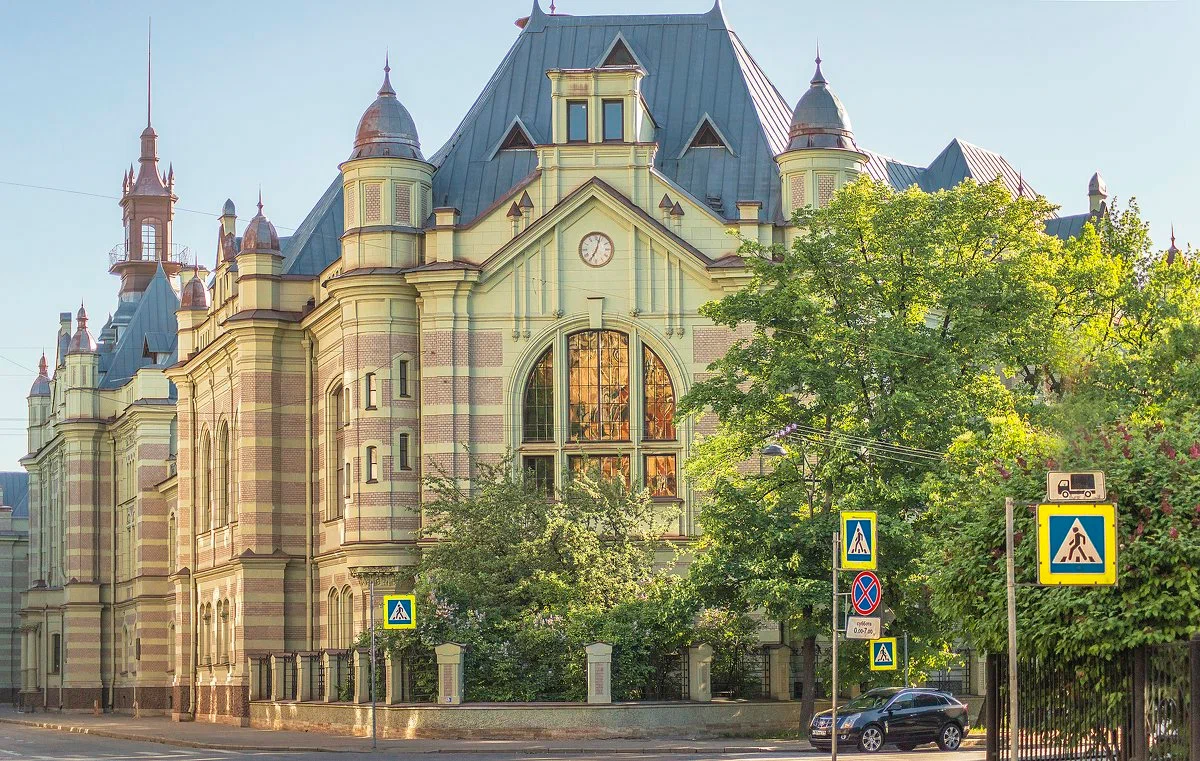
#> input picture kmeans-image-clustering-exercise_9/img1.png, 1200 x 761 px
$ python main_image.py
#> lines starting #> are read from the running program, lines starting #| are printed output that depends on the picture; after the words box and inside, x2 and y2 are one past the last pixel; in counts of white or black regions, pixels touching at a corner belong together
import numpy as np
import matplotlib.pyplot as plt
from PIL import Image

def kmeans_segmentation(image_array, n_clusters, max_iter=100):

    pixels = image_array.reshape(-1, image_array.shape[-1]).astype(np.float32)

    np.random.seed(42)
    centroids = pixels[np.random.choice(pixels.shape[0], n_clusters, replace=False)]

    for _ in range(max_iter):
        distances = np.linalg.norm(pixels[:, np.newaxis] - centroids, axis=2)
        labels = np.argmin(distances, axis=1)

        new_centroids = np.array([pixels[labels == k].mean(axis=0) for k in range(n_clusters)])

        if np.allclose(centroids, new_centroids):
            break

        centroids = new_centroids

    segmented_pixels = centroids[labels].astype(np.uint8)
    segmented_image = segmented_pixels.reshape(image_array.shape)

    return segmented_image, labels.reshape(image_array.shape[:2])

def apply_mask(image_array, mask):
    masked_image = np.zeros_like(image_array)
    for channel in range(image_array.shape[2]):
        masked_image[..., channel] = image_array[..., channel] * mask
    return masked_image

def main():
    # Load the input image
    image_path = "img1.png"
    original_image = Image.open(image_path)
#> original_image is the input picture: PIL image 1200x761 RGB; mean R, G, B 145.3, 148, 122.7
    image_array = np.array(original_image)

    n_clusters = 4

    segmented_image, cluster_mask = kmeans_segmentation(image_array, n_clusters)
#> in kmeans_segmentation, `centroids = pixels[np.random.choice(pixels.shape[0], n_clusters, repla..`: centroids = [[255, 227, 196], [255, 226, 198], [206, 199, 158], [62, 58, 11]]

    cluster_masks = []
    for i in range(n_clusters):
        mask = (cluster_mask == i).astype(np.uint8)
        cluster_masks.append(mask)
#> this loop made 4 passes
#> pass 1, in main, `mask = (cluster_mask == i).astype(np.uint8)`:
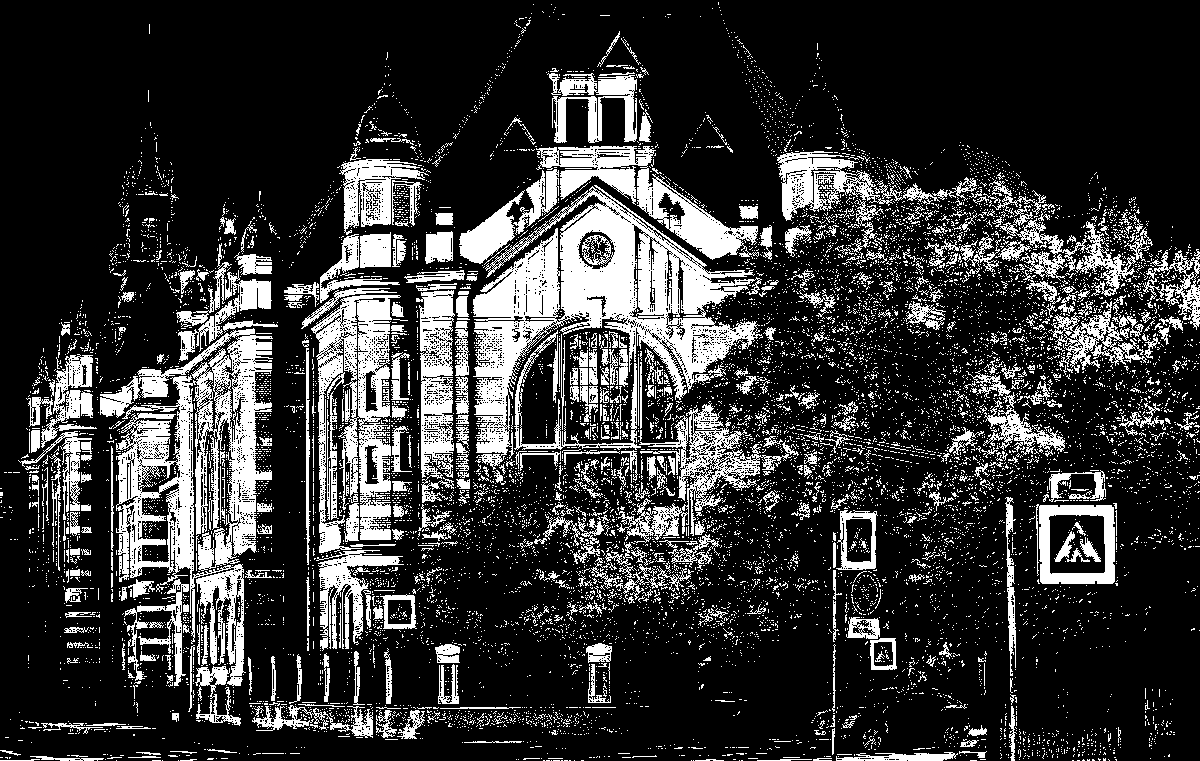
#> mask: shape (761, 1200); values 0 (black) and 1 (white), 21% white; 11291 white regions (10757 under 20 px), largest, box (x1, y1, x2, y2) and area: (473, 185, 763, 470) 27206, (100, 328, 273, 686) 22431, (311, 295, 401, 553) 10350
#> after the loop, cluster_masks = 4 items

    masked_images = [apply_mask(image_array, mask) for mask in cluster_masks]
#> in apply_mask (call 2), `masked_image = np.zeros_like(image_array)`: masked_image: shape (761, 1200, 3); every value is 0
#> after the loop in apply_mask (call 2), `for channel in range(image_array.shape[2]):`:
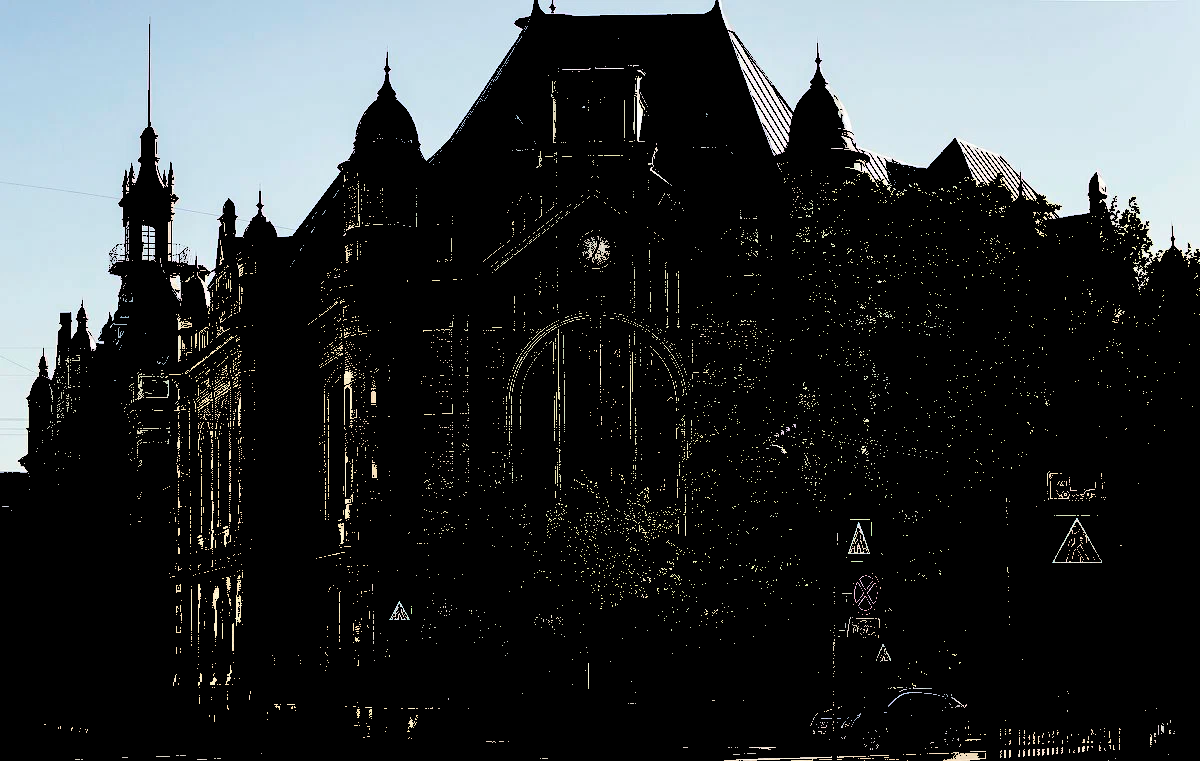
#> masked_image: shape (761, 1200, 3); mean R, G, B 47.9, 52.1, 53.7
#> after the loop in apply_mask (call 3), `for channel in range(image_array.shape[2]):`:
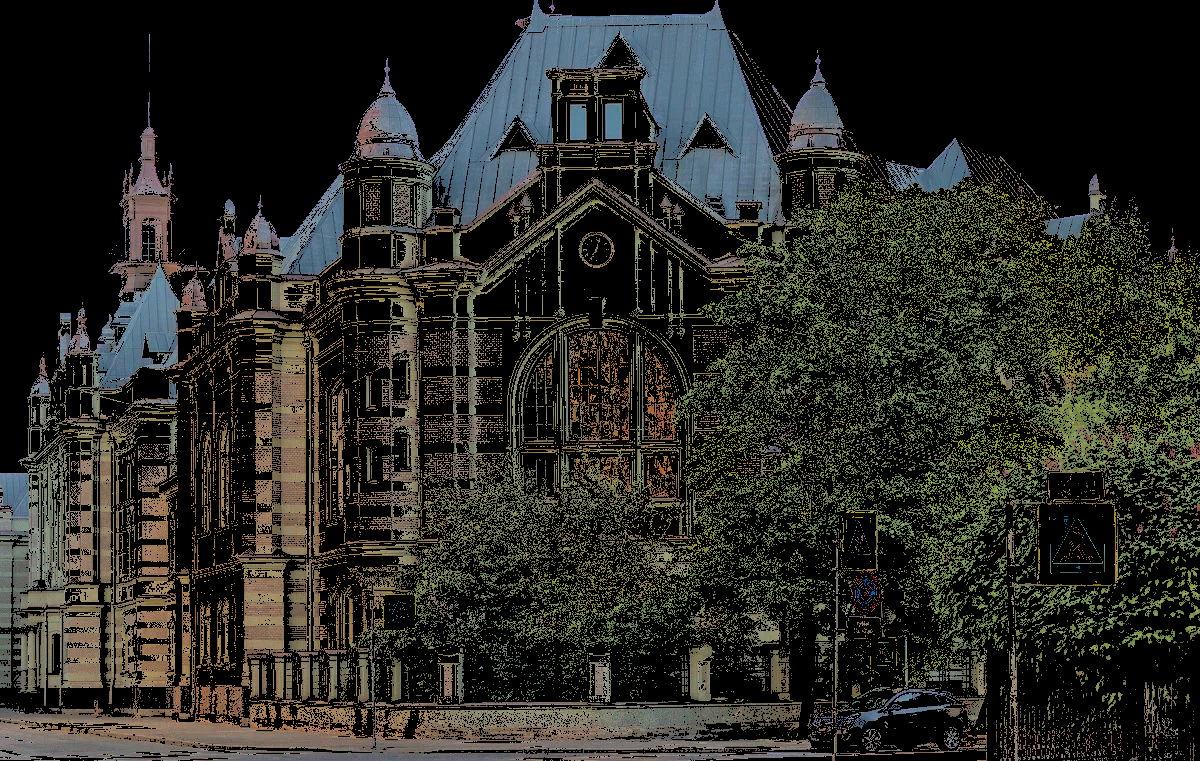
#> masked_image: shape (761, 1200, 3); mean R, G, B 40.7, 40.6, 32.2
#> after the loop in apply_mask (call 4), `for channel in range(image_array.shape[2]):`:
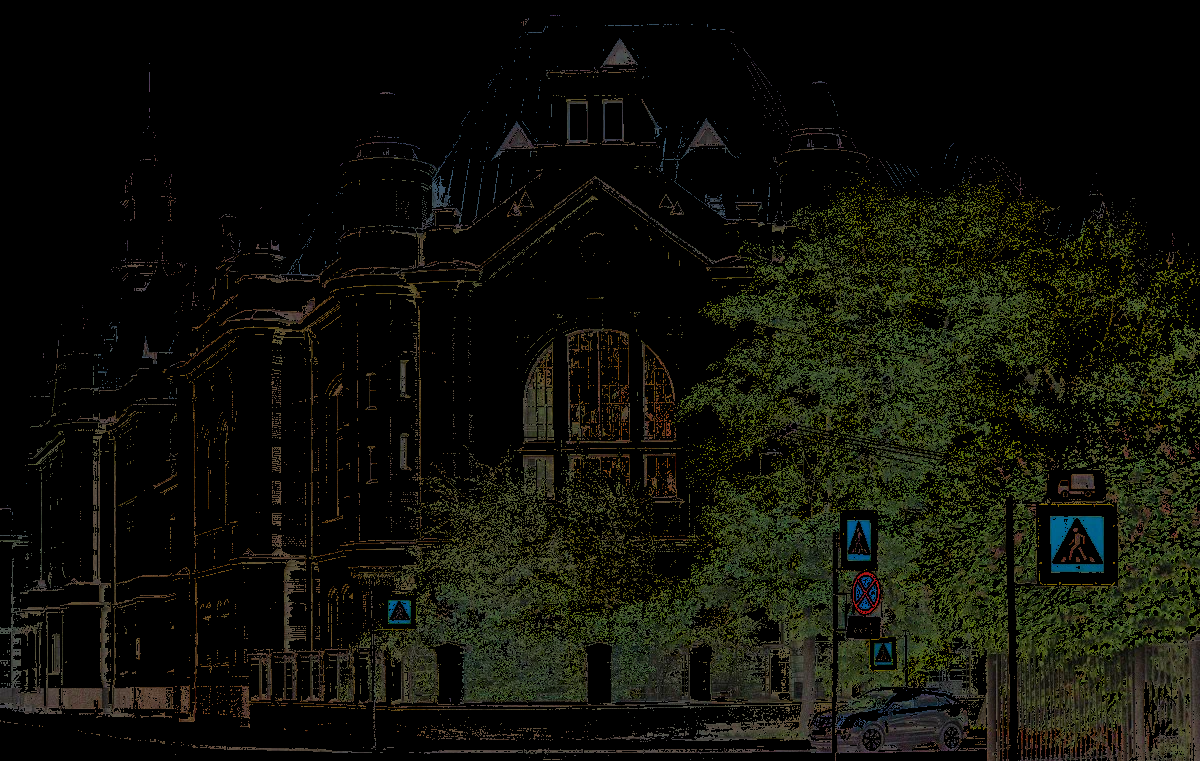
#> masked_image: shape (761, 1200, 3); mean R, G, B 15.1, 16.1, 8.8
#> masked_images = 4 items

    plt.figure(figsize=(15, 10))

    plt.subplot(2, 2, 1)
    plt.imshow(original_image)
    plt.title("Original Image")
    plt.axis('off')

    plt.subplot(2, 2, 2)
    plt.imshow(segmented_image)
    plt.title(f"Segmented Image (K={n_clusters})")
    plt.axis('off')

    for i in range(n_clusters):
        plt.subplot(2, n_clusters, n_clusters + i + 1)
        plt.imshow(masked_images[i])
        plt.title(f"Segment {i+1}")
        plt.axis('off')

    plt.tight_layout()
    plt.show()

if __name__ == "__main__":
    main()
